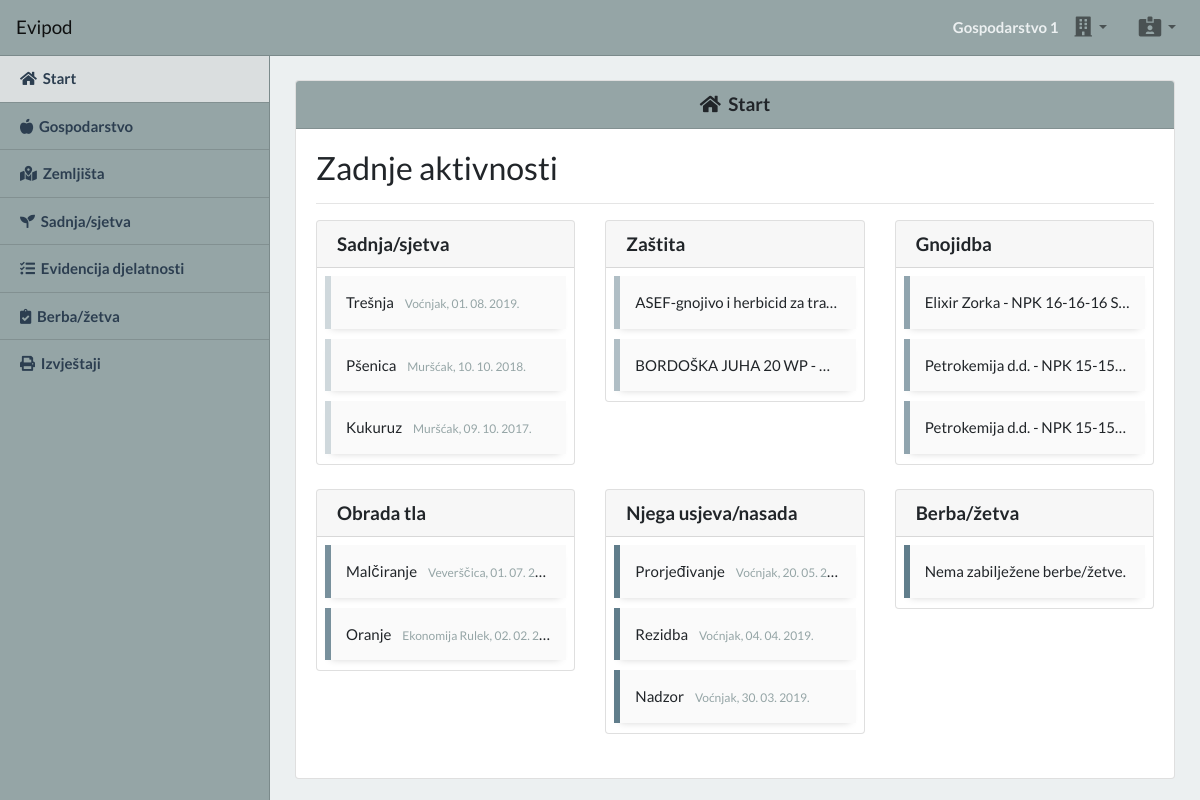
/app (signed in), run on an earlier commit of the app's database.
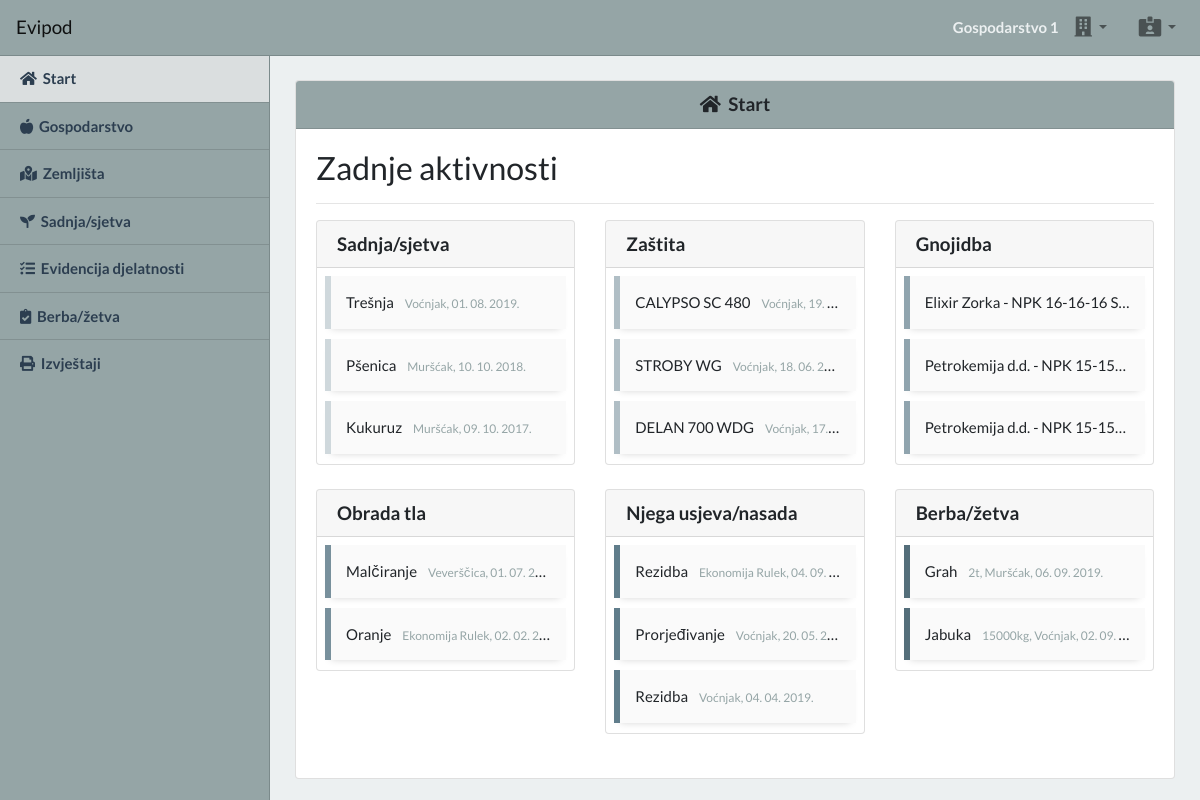
And on a later commit of the database.
### tables this page shows
CREATE TABLE IF NOT EXISTS `business` (
  `business_id` int(11) NOT NULL AUTO_INCREMENT,
  `business_name` varchar(255) NOT NULL,
  `user_id` int(11) NOT NULL,
  `business_owner` varchar(255) NOT NULL,
  `business_oib` varchar(11) NOT NULL,
  `business_mibpg` varchar(11) NOT NULL,
  `business_county` varchar(255) NOT NULL,
  `business_location` varchar(255) NOT NULL,
  `business_post` varchar(5) NOT NULL,
  `business_address` varchar(255) NOT NULL,
  `business_email` varchar(255) NOT NULL,
  `business_tel` varchar(100) NOT NULL,
  `business_mob` varchar(100) NOT NULL,
  `created_at` timestamp NOT NULL DEFAULT CURRENT_TIMESTAMP,
  `updated_at` timestamp NOT NULL DEFAULT CURRENT_TIMESTAMP ON UPDATE CURRENT_TIMESTAMP,
  PRIMARY KEY (`business_id`)
);

CREATE TABLE IF NOT EXISTS `planting` (
  `planting_id` int(11) NOT NULL AUTO_INCREMENT,
  `field_id` int(11) NOT NULL,
  `business_id` int(11) NOT NULL,
  `planting_name` varchar(100) NOT NULL,
  `planting_count` int(11) NOT NULL,
  `planting_date` date NOT NULL,
  `planting_source` varchar(100) NOT NULL,
  `planting_note` varchar(100) NOT NULL,
  `created_at` timestamp NOT NULL DEFAULT CURRENT_TIMESTAMP,
  `updated_at` timestamp NOT NULL DEFAULT CURRENT_TIMESTAMP ON UPDATE CURRENT_TIMESTAMP,
  PRIMARY KEY (`planting_id`),
  KEY `field_id` (`field_id`)
);

CREATE TABLE IF NOT EXISTS `fields` (
  `field_id` int(11) NOT NULL AUTO_INCREMENT,
  `business_id` int(11) NOT NULL,
  `field_name` varchar(100) NOT NULL,
  `field_size` decimal(10,2) NOT NULL,
  `field_arkod` varchar(7) NOT NULL,
  `field_note` varchar(100) NOT NULL,
  `created_at` timestamp NOT NULL DEFAULT CURRENT_TIMESTAMP,
  `updated_at` timestamp NOT NULL DEFAULT CURRENT_TIMESTAMP ON UPDATE CURRENT_TIMESTAMP,
  PRIMARY KEY (`field_id`),
  KEY `business_id` (`business_id`)
);

CREATE TABLE IF NOT EXISTS `protection` (
  `protection_id` int(11) NOT NULL AUTO_INCREMENT,
  `field_id` int(11) NOT NULL,
  `business_id` int(11) NOT NULL,
  `protection_name` varchar(100) NOT NULL,
  `protection_organism` varchar(100) NOT NULL,
  `protection_date` datetime NOT NULL,
  `protection_amount` decimal(10,2) NOT NULL,
  `protection_amount_unit` varchar(10) NOT NULL,
  `protection_plant` varchar(100) NOT NULL,
  `protection_note` varchar(100) NOT NULL,
  `created_at` timestamp NOT NULL DEFAULT CURRENT_TIMESTAMP,
  `updated_at` timestamp NOT NULL DEFAULT CURRENT_TIMESTAMP ON UPDATE CURRENT_TIMESTAMP,
  PRIMARY KEY (`protection_id`),
  KEY `field_id` (`field_id`)
);

CREATE TABLE IF NOT EXISTS `fertilization` (
  `fertilization_id` int(11) NOT NULL AUTO_INCREMENT,
  `field_id` int(11) NOT NULL,
  `business_id` int(11) NOT NULL,
  `fertilization_name` varchar(100) NOT NULL,
  `fertilization_date` date NOT NULL,
  `fertilization_amount` decimal(10,2) NOT NULL,
  `fertilization_note` varchar(100) NOT NULL,
  `created_at` timestamp NOT NULL DEFAULT CURRENT_TIMESTAMP,
  `updated_at` timestamp NOT NULL DEFAULT CURRENT_TIMESTAMP ON UPDATE CURRENT_TIMESTAMP,
  PRIMARY KEY (`fertilization_id`),
  KEY `field_id` (`field_id`)
);

CREATE TABLE IF NOT EXISTS `tillage` (
  `tillage_id` int(11) NOT NULL AUTO_INCREMENT,
  `field_id` int(11) NOT NULL,
  `business_id` int(11) NOT NULL,
  `tillage_name` varchar(100) NOT NULL,
  `tillage_date` date NOT NULL,
  `tillage_note` varchar(100) NOT NULL,
  `created_at` timestamp NOT NULL DEFAULT CURRENT_TIMESTAMP,
  `updated_at` timestamp NOT NULL DEFAULT CURRENT_TIMESTAMP ON UPDATE CURRENT_TIMESTAMP,
  PRIMARY KEY (`tillage_id`),
  KEY `field_id` (`field_id`)
);

CREATE TABLE IF NOT EXISTS `care` (
  `care_id` int(11) NOT NULL AUTO_INCREMENT,
  `field_id` int(11) NOT NULL,
  `business_id` int(11) NOT NULL,
  `care_name` varchar(100) NOT NULL,
  `care_culture` varchar(100) NOT NULL,
  `care_date` date NOT NULL,
  `care_note` varchar(100) NOT NULL,
  `created_at` timestamp NOT NULL DEFAULT CURRENT_TIMESTAMP,
  `updated_at` timestamp NOT NULL DEFAULT CURRENT_TIMESTAMP ON UPDATE CURRENT_TIMESTAMP,
  PRIMARY KEY (`care_id`),
  KEY `field_id` (`field_id`)
);

CREATE TABLE IF NOT EXISTS `harvest` (
  `harvest_id` int(11) NOT NULL AUTO_INCREMENT,
  `field_id` int(11) NOT NULL,
  `business_id` int(11) NOT NULL,
  `harvest_name` varchar(100) NOT NULL,
  `harvest_amount` int(11) NOT NULL,
  `harvest_amount_unit` varchar(5) NOT NULL,
  `harvest_date` date NOT NULL,
  `harvest_note` varchar(100) NOT NULL,
  `created_at` timestamp NOT NULL DEFAULT CURRENT_TIMESTAMP,
  `updated_at` timestamp NOT NULL DEFAULT CURRENT_TIMESTAMP ON UPDATE CURRENT_TIMESTAMP,
  PRIMARY KEY (`harvest_id`)
);

### app/index.php (the view, shortened to what the rows shown need)
<?php
require_once "./includes/connection.php";
$userId = $_SESSION['user_id'];
?>
<?php include('./includes/partials/index_head.php'); ?>
<body class="bg-light">
  <?php include('./includes/partials/index_header.php'); ?>
  <?php
  if ($resultUser['current_business_id'] != NULL) {
    $query = $conn->prepare("SELECT fields.field_name, planting.planting_name, planting.planting_date FROM planting INNER JOIN fields ON planting.field_id = fields.field_id WHERE planting.business_id = ? ORDER BY planting.planting_date DESC LIMIT 3");
    $query->bind_param("i", $resultUser['current_business_id']);
    $query->execute();
    $resultPlanting = $query->get_result();
    $query = $conn->prepare("SELECT fields.field_name, protection.protection_name, protection.protection_date FROM protection INNER JOIN fields ON protection.field_id = fields.field_id WHERE protection.business_id = ? ORDER BY protection.protection_date DESC LIMIT 3");
    $query->bind_param("i", $resultUser['current_business_id']);
    $query->execute();
    $resultProtection = $query->get_result();
    $query = $conn->prepare("SELECT fields.field_name, fertilization.fertilization_name, fertilization.fertilization_date FROM fertilization INNER JOIN fields ON fertilization.field_id = fields.field_id WHERE fertilization.business_id = ? ORDER BY fertilization.fertilization_date DESC LIMIT 3");
    $query->bind_param("i", $resultUser['current_business_id']);
    $query->execute();
    $resultFertilization = $query->get_result();
    $query = $conn->prepare("SELECT fields.field_name, tillage.tillage_name, tillage.tillage_date FROM tillage INNER JOIN fields ON tillage.field_id = fields.field_id WHERE tillage.business_id = ? ORDER BY tillage.tillage_date DESC LIMIT 3");
    $query->bind_param("i", $resultUser['current_business_id']);
    $query->execute();
    $resultTillage = $query->get_result();
    $query = $conn->prepare("SELECT fields.field_name, care.care_name, care.care_date FROM care INNER JOIN fields ON care.field_id = fields.field_id WHERE care.business_id = ? ORDER BY care.care_date DESC LIMIT 3");
    $query->bind_param("i", $resultUser['current_business_id']);
    $query->execute();
    $resultCare = $query->get_result();
    $query = $conn->prepare("SELECT fields.field_name, harvest.harvest_name, harvest.harvest_amount, harvest.harvest_amount_unit, harvest_date FROM harvest INNER JOIN fields ON harvest.field_id = fields.field_id WHERE harvest.business_id = ? ORDER BY harvest.harvest_date DESC LIMIT 3");
    $query->bind_param("i", $resultUser['current_business_id']);
    $query->execute();
    $resultHarvest = $query->get_result();
  }
  ?>
  <section class="content">
    <div class="container-fluid">
      <div class="card">
        <div class="card-body">
          <div class="row">
            <div class="col-md-6 col-lg-4 pb-4">
              <div class="card">
                <div class="card-body px-2 pt-2 pb-0 px-2 pt-2 pb-0">
                  <?php
                  if ($resultPlanting->num_rows > 0) {
                    while ($row = $resultPlanting->fetch_assoc()) {
                      echo "<div class='latest-activity latest-1 text-truncate'>
                            {$row['planting_name']} <small class='text-muted pl-2'>{$row['field_name']}, " . date('d. m. Y.', strtotime($row['planting_date'])) . "</small>
                            </div>";
                    }
                  } else {
                    echo "<div class='latest-activity latest-1 text-truncate'>Nema zabilježene sadnje/sjetve.</div>";
                  }
                  ?>
                </div>
              </div>
            </div>
            <div class="col-md-6 col-lg-4 pb-4">
              <div class="card">
                <div class="card-body px-2 pt-2 pb-0">
                  <?php
                  if ($resultProtection->num_rows > 0) {
                    while ($row = $resultProtection->fetch_assoc()) {
                      echo "<div class='latest-activity latest-2 text-truncate'>
                            {$row['protection_name']} <small class='text-muted pl-2'>{$row['field_name']}, " . date('d. m. Y.', strtotime($row['protection_date'])) . "</small>
                            </div>";
                    }
                  } else {
                    echo "<div class='latest-activity latest-2 text-truncate'>Nema zabilježene zaštite.</div>";
                  }
                  ?>
                </div>
              </div>
            </div>
            <div class="col-md-6 col-lg-4 pb-4">
              <div class="card">
                <div class="card-body px-2 pt-2 pb-0">
                  <?php
                  if ($resultFertilization->num_rows > 0) {
                    while ($row = $resultFertilization->fetch_assoc()) {
                      echo "<div class='latest-activity latest-3 text-truncate'>
                            {$row['fertilization_name']} <small class='text-muted pl-2'>{$row['field_name']}, " . date('d. m. Y.', strtotime($row['fertilization_date'])) . "</small>
                            </div>";
                    }
                  } else {
                    echo "<div class='latest-activity latest-3 text-truncate'>Nema zabilježene gnojidbe.</div>";
                  }
                  ?>
                </div>
              </div>
            </div>
            <div class="col-md-6 col-lg-4 pb-4">
              <div class="card">
                <div class="card-body px-2 pt-2 pb-0">
                  <?php
                  if ($resultTillage->num_rows > 0) {
                    while ($row = $resultTillage->fetch_assoc()) {
                      echo "<div class='latest-activity latest-4 text-truncate'>
                            {$row['tillage_name']} <small class='text-muted pl-2'>{$row['field_name']}, " . date('d. m. Y.', strtotime($row['tillage_date'])) . "</small>
                            </div>";
                    }
                  } else {
                    echo "<div class='latest-activity latest-4 text-truncate'>Nema zabilježene obrade tla.</div>";
                  }
                  ?>
                </div>
              </div>
            </div>
            <div class="col-md-6 col-lg-4 pb-4">
              <div class="card">
                <div class="card-body px-2 pt-2 pb-0">
                  <?php
                  if ($resultCare->num_rows > 0) {
                    while ($row = $resultCare->fetch_assoc()) {
                      echo "<div class='latest-activity latest-5 text-truncate'>
                            {$row['care_name']} <small class='text-muted pl-2'>{$row['field_name']}, " . date('d. m. Y.', strtotime($row['care_date'])) . "</small>
                            </div>";
                    }
                  } else {
                    echo "<div class='latest-activity latest-5 text-truncate'>Nema zabilježene njege usjeva/nasada.</div>";
                  }
                  ?>
                </div>
              </div>
            </div>
            <div class="col-md-6 col-lg-4 pb-4">
              <div class="card">
                <div class="card-body px-2 pt-2 pb-0">
                  <?php
                  if ($resultHarvest->num_rows > 0) {
                    while ($row = $resultHarvest->fetch_assoc()) {
                      echo "<div class='latest-activity latest-6 text-truncate'>
                            {$row['harvest_name']} <small class='text-muted pl-2'>{$row['harvest_amount']}{$row['harvest_amount_unit']}, {$row['field_name']}, " . date('d. m. Y.', strtotime($row['harvest_date'])) . "</small>
                            </div>";
                    }
                  } else {
                    echo "<div class='latest-activity latest-5 text-truncate'>Nema zabilježene berbe/žetve.</div>";
                  }
                  ?>
                </div>
              </div>
            </div>
          </div>
        </div>
      </div>
    </div>
  </section>
</body>
</html>

### app/includes/partials/index_header.php (shortened to what the rows shown need)
<?php
$queryUser = $conn->prepare("SELECT * FROM users WHERE user_id = ? LIMIT 1");
$queryUser->bind_param("i", $userId);
$queryUser->execute();
$resultUser = $queryUser->get_result()->fetch_assoc();
if ($resultUser['current_business_id'] != NULL) {
  $queryCurrentBusiness = $conn->prepare("SELECT * FROM business WHERE business_id = ? LIMIT 1");
  $queryCurrentBusiness->bind_param("i", $resultUser['current_business_id']);
  $queryCurrentBusiness->execute();
  $resultCurrentBusiness = $queryCurrentBusiness->get_result()->fetch_assoc();
}
?>
<header class="header">
  <nav class="navbar fixed-top navbar-expand-lg navbar-light bg-secondary border-bottom border-dark">
    <div class="collapse navbar-collapse" id="navbarSupportedContent">
      <ul class="navbar-nav ml-auto mt-2 mt-lg-0">
        <?php if ($resultUser['current_business_id'] != NULL) : ?>
        <span class="navbar-text text-light font-weight-bold mr-2 d-none d-lg-block">
          <?php echo strlen($resultCurrentBusiness['business_name']) > 20 ? substr($resultCurrentBusiness['business_name'], 0, 20)."..." : $resultCurrentBusiness['business_name']; ?>
        </span>
        <li class="nav-item dropdown" title="Odabir gospodarstva">
          <a class="nav-link dropdown-toggle" href="#" id="opgSelectDropdownBtn" role="button" data-toggle="dropdown">
          </a>
        </li>
        <?php endif; ?>
        <li class="nav-item dropdown ml-lg-3" title="Meni">
          <a class="nav-link dropdown-toggle" href="#" id="navbarDropdown" role="button" data-toggle="dropdown">
          </a>
        </li>
      </ul>
    </div>
  </nav>
</header>

What changed in the data, as far as the page shows it:
no longer on this page (row edited): protection: protection_name "ASEF-gnojivo i herbicid za tra…"
no longer on this page (row edited): protection: protection_name "BORDOŠKA JUHA 20 WP -…"
no longer on this page (row edited): care: care_name "Nadzor", field.field_name "Voćnjak", care_date "30. 03. 2019."
added protection: protection_name "CALYPSO SC 480", field.field_name "Voćnjak", protection_date "19.…"
added protection: protection_name "STROBY WG", field.field_name "Voćnjak", protection_date "18. 06. 2…"
added protection: protection_name "DELAN 700 WDG", field.field_name "Voćnjak", protection_date "17.…"
added care: care_name "Rezidba", field.field_name "Ekonomija Rulek", care_date "04. 09.…"
added harvest: harvest_name "Grah", harvest_amount "2", harvest_amount_unit "t", field.field_name "Muršćak", harvest_date "06. 09. 2019."
added harvest: harvest_name "Jabuka", harvest_amount "15000", harvest_amount_unit "kg", field.field_name "Voćnjak", harvest_date "02. 09.…"
Also different on the page:
text no longer shown: "Nema zabilježene berbe/žetve."
